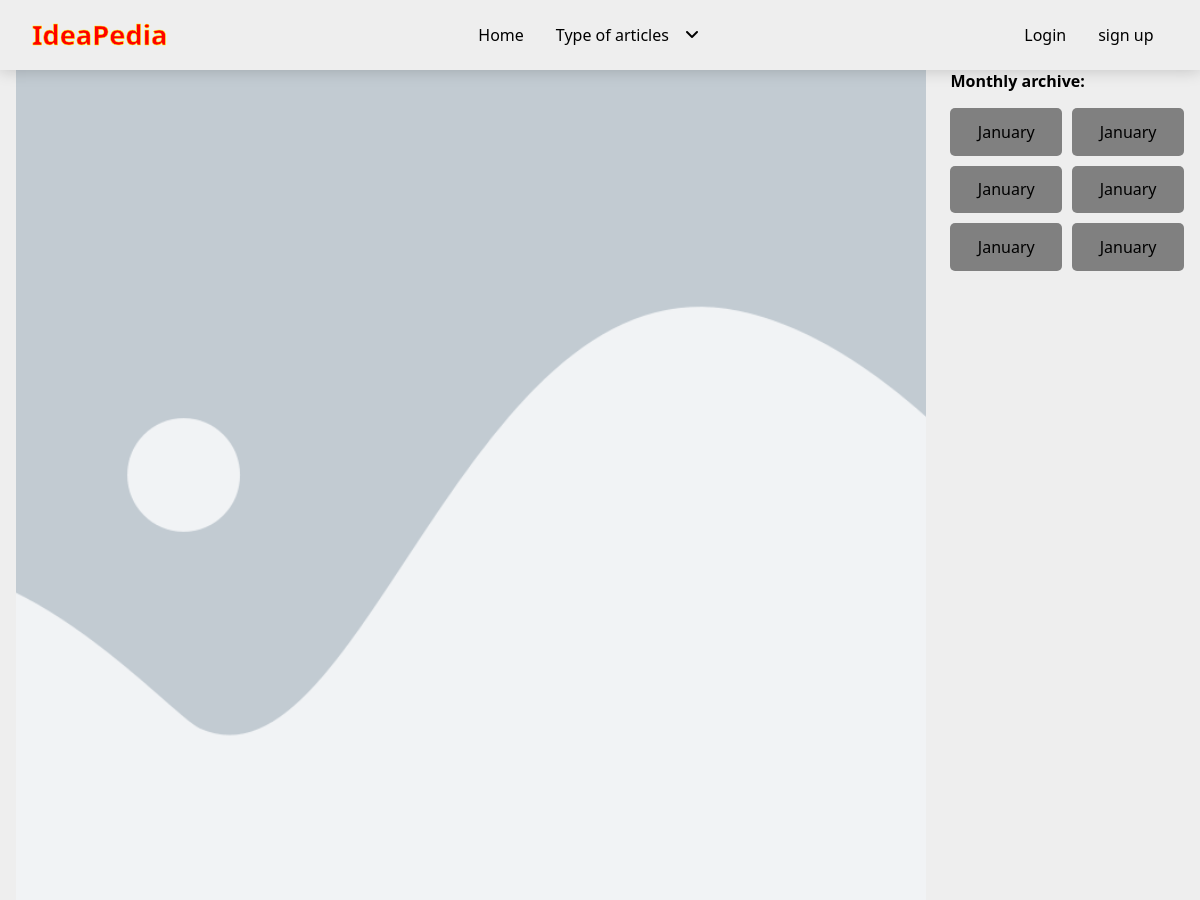
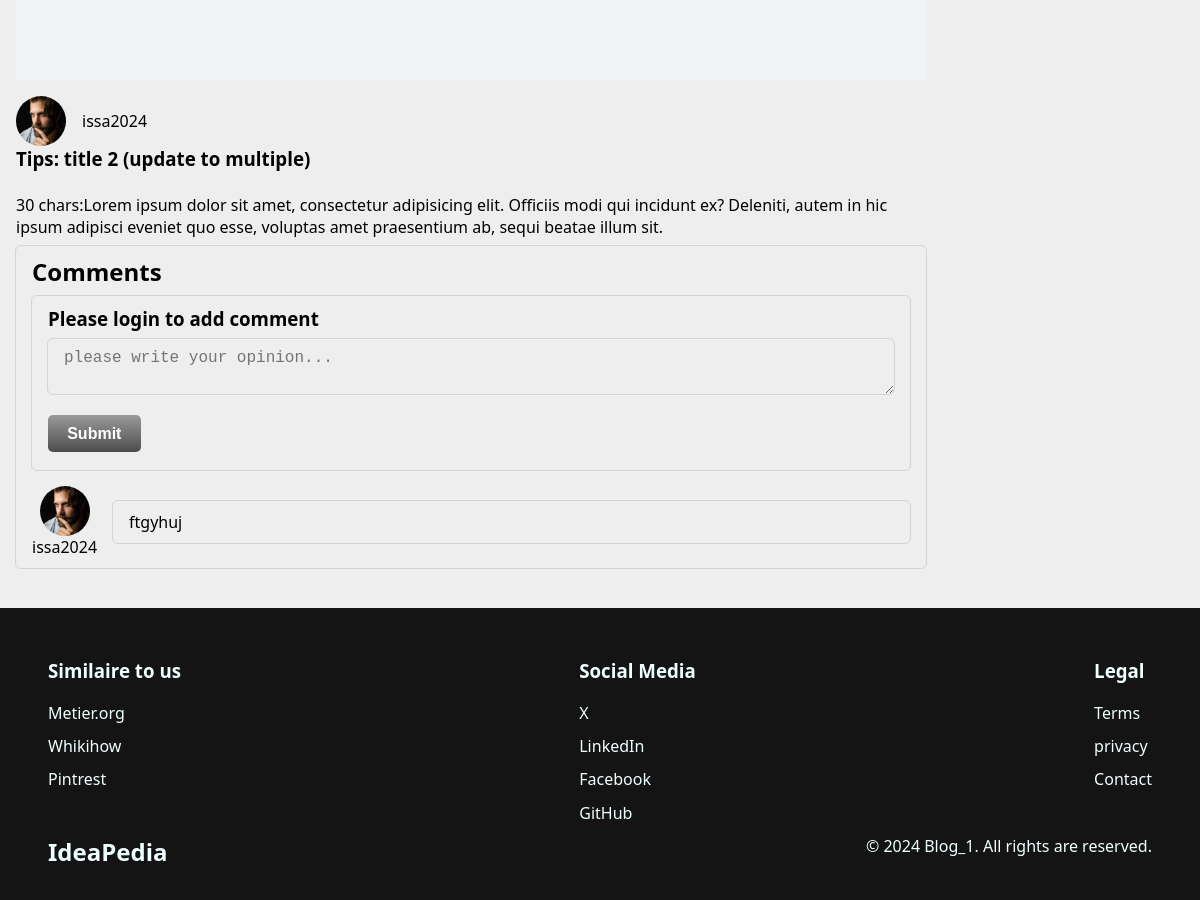
The page /pages/post.php?id=6 on the database its author committed (2 pictures, top to bottom).
### tables this page shows
CREATE TABLE `posts` (
  `id` int(11) NOT NULL,
  `user_id` int(11) NOT NULL,
  `title` varchar(255) NOT NULL,
  `body` text NOT NULL,
  `created_at` datetime NOT NULL DEFAULT current_timestamp(),
  `image_cover` varchar(255) DEFAULT NULL,
  `published` tinyint(1) NOT NULL,
  `thematic_id` int(11) NOT NULL
);

CREATE TABLE `users` (
  `id` int(11) NOT NULL,
  `name` varchar(100) NOT NULL,
  `lastName` varchar(100) NOT NULL,
  `username` varchar(100) NOT NULL,
  `role` enum('owner','member') NOT NULL DEFAULT 'member',
  `email` varchar(255) NOT NULL,
  `password` varchar(255) NOT NULL,
  `image` varchar(255) DEFAULT NULL,
  `profile_cover` varchar(255) DEFAULT NULL,
  `city` varchar(100) DEFAULT NULL,
  `country` varchar(100) DEFAULT NULL,
  `gender` enum('male','female','nb','') DEFAULT NULL
);

CREATE TABLE `comments` (
  `id` int(11) NOT NULL,
  `user_id` int(11) DEFAULT NULL,
  `post_id` int(11) DEFAULT NULL,
  `comment_text` text NOT NULL,
  `created_at` int(11) NOT NULL DEFAULT current_timestamp()
);

### classes/Database.php (called while the page is built, shortened)
<?php
class Database
{
    protected function connect($host, $username, $password, $db_name)
    {
        $dsn = "mysql:host=$host;dbname=$db_name;charset=utf8mb4";
        $options = [
            PDO::ATTR_ERRMODE => PDO::ERRMODE_EXCEPTION,
            PDO::ATTR_DEFAULT_FETCH_MODE => PDO::FETCH_ASSOC,
            PDO::ATTR_EMULATE_PREPARES => false,
        ];
        try {
            $this->connection = new PDO($dsn, $username, $password, $options);
        } catch (PDOException $e) {
            throw new RuntimeException('Connection failed: '. $e->getMessage(), 0, $e);
        }
    }
}

### classes/Posts_class.php (called while the page is built, shortened)
<?php
include_once "Database.php";
class Posts extends Database
{
    public function getSingleJoin($id)
    {
        $sql = "SELECT p.*, u.username, u.image
                FROM posts p
                LEFT JOIN users u ON p.user_id = u.id
                WHERE p.id = :id";
        $stmt = $this->connection->prepare($sql);
        $stmt->execute([':id' => $id]);
        $results = $stmt->fetch(PDO::FETCH_ASSOC);
        return $results;
    }
}

### classes/Comments_class.php (called while the page is built, shortened)
<?php
include_once "Database.php";
class Comments extends Database
{
    public function getCommentsByPostId($postId)
    {
        $sql = "SELECT c.id, c.comment_text, c.created_at, u.username AS commentor_username, u.image AS commneter_img
                FROM comments c
                JOIN users u ON c.user_id = u.id
                WHERE c.post_id = :postId";
        $stmt = $this->connection->prepare($sql);
        $stmt->execute([
            ":postId" => $postId
        ]);
        $results = $stmt->fetchAll();
        return $results;
    }
}

### pages/post.php (the view, shortened to what this page needs)
<?php
include_once "../classes/Posts_class.php";
include_once "../classes/Comments_class.php";
$postClassvar = new Posts();
$comments = new Comments();
include_once "../inc/header.html.php";
include_once "../inc/components/nav.php";
$id_post = $_GET['id'];
$commentsData = $comments->getCommentsByPostId($id_post);
$post = $postClassvar->getSingleJoin($id_post);
$commentErr = "";
?>
<main>
    <section class="container">
        <article>
            <img src="<?= !empty($post['image_cover']) ? SITE_PATH . "assets/imgs/posts/"  . $post['image_cover'] : SITE_PATH . "assets/imgs/initials/placeholder.png" ?>" alt="">
            <div class="meta-info-container">
                <img src="<?= !empty($post['image']) ? SITE_PATH . "assets/imgs/profile/"  . $post['image'] : SITE_PATH . "assets/imgs/profile/placeholder-man-img.jpg" ?>" alt="Profile-author">
                <p><?= $post['username'] ?></p>
            </div>
            <h1><?= $post['title'] ?></h1>
            <p><?= htmlspecialchars_decode($post['body']) ?></p>
            <div class="input">
                <h2><?php
                    if ($commentsData == null) {
                        echo 'No comments yet';
                    } else {
                        echo 'Comments';
                    } ?>
                </h2>
                <?php if (isset($_SESSION['current_user'])) { ?>
                    <div class="new-comment">
                        <form action="" method="post">
                            <textarea name="comment" id="" placeholder="please write your opinion..."></textarea>
                            <p class="alert-msg"><?= $commentErr ? $commentErr : "" ?></p>
                            <button>Submit</button>
                        </form>
                    </div>
                <?php } else { ?>
                    <div class="input">
                        <h3 class="alert-red">Please login to add comment</h3>
                        <textarea disabled name="" id="" placeholder="please write your opinion..."></textarea>
                        <button disabled>Submit</button>
                    </div>
                <?php } ?>
                <?php
                if ($commentsData > 0) {
                    foreach ($commentsData as $comment) { ?>
                        <div class="comment">
                            <div class="profile">
                                <img src="<?= !empty($comment['commneter_img']) ? SITE_PATH . "assets/imgs/profile/"  . $comment['commneter_img'] : SITE_PATH . "assets/imgs/profile/placeholder-man-img.jpg" ?>" alt="Profile-author">
                                <p><?= $comment['commentor_username'] ?></p>
                            </div>
                            <p class="input"><?= $comment['comment_text'] ?></p>
                        </div>
                <?php }
                } ?>
            </div>
        </article>
        <aside>
            <h4>Monthly archive:</h4>
            <div class="months-wrapper">
                <?php for ($x = 1; $x <= 6; $x++) { ?>
                    <p class="monthes-archive">January</p>
                <?php } ?>
            </div>
        </aside>
    </section>
</main>
<?php include_once "../inc/footer.html.php";

### assets/styles/css/post.css (style rules this page uses)
* { padding: 0; margin: 0; -webkit-box-sizing: border-box; box-sizing: border-box; }
img { width: 100%; aspect-ratio: 1/1; -o-object-fit: cover; object-fit: cover; display: block; }
input:is([type=text], [type=password], [type=email]), textarea, .input { width: 100%; padding: 0.6em 1em; font-size: 1rem; border: none; margin-block: 0.5em; border-radius: 5px; outline: 1px solid lightgrey; direction: auto; unicode-bidi: plaintext; }
button, .btn { padding: 0.6em 1.2em; font-size: 1rem; outline: none; border: none; margin-block: 0.5em; border-radius: 5px; background: -webkit-gradient(linear, left bottom, left top, from(rgb(77, 77, 77)), to(rgb(154, 154, 154))); background: linear-gradient(to top, rgb(77, 77, 77), rgb(154, 154, 154)); font-weight: bolder; color: white; -webkit-transition: 1s; transition: 1s; cursor: pointer; }
body { background: #eeeeee; font-family: system-ui, -apple-system, BlinkMacSystemFont, "Segoe UI", Roboto, Oxygen, Ubuntu, Cantarell, "Open Sans", "Helvetica Neue", sans-serif; overflow-x: hidden; }
.container { width: min(100% - 2rem, 1200px); margin: 0 auto; }
section { display: grid; grid-template-columns: 1fr 20%; gap: 1.5em; }
section article { margin-bottom: 2em; }
section article .meta-info-container { margin-top: 1em; display: grid; grid-template-columns: auto auto 1fr; -webkit-box-pack: justify; -ms-flex-pack: justify; justify-content: space-between; -webkit-box-align: center; -ms-flex-align: center; align-items: center; gap: 1em; }
section article .meta-info-container img { width: 50px; aspect-ratio: 1/1; border-radius: 50%; }
section article h1 { margin-bottom: 1.2em; }
section article .input .comment { margin-top: 1em; display: grid; grid-template-columns: auto 1fr; -webkit-box-pack: justify; -ms-flex-pack: justify; justify-content: space-between; -webkit-box-align: center; -ms-flex-align: center; align-items: center; gap: 1em; }
section article .input .comment .profile img { width: 50px; aspect-ratio: 1/1; border-radius: 50%; margin-inline: auto; }
section aside .months-wrapper { display: grid; grid-template-columns: repeat(2, 1fr); gap: 10px; margin-top: 1em; }
section aside .months-wrapper p.monthes-archive { cursor: pointer; text-align: center; padding: 0.8em; background: grey; border-radius: 5px; }

### rows shown on the page
posts: user.image (picture), user.username "issa2024", title "Tips: title 2 (update to multiple)", body "30 chars:Lorem ipsum dolor sit amet, consectetur adipisicing elit. Officiis modi qui incidunt ex? Deleniti, autem in hic ipsum adipisci eveniet quo esse, voluptas amet praesentium ab, sequi beatae illum sit."
comments: user.image (picture), user.username "issa2024", comment_text "ftgyhuj"
